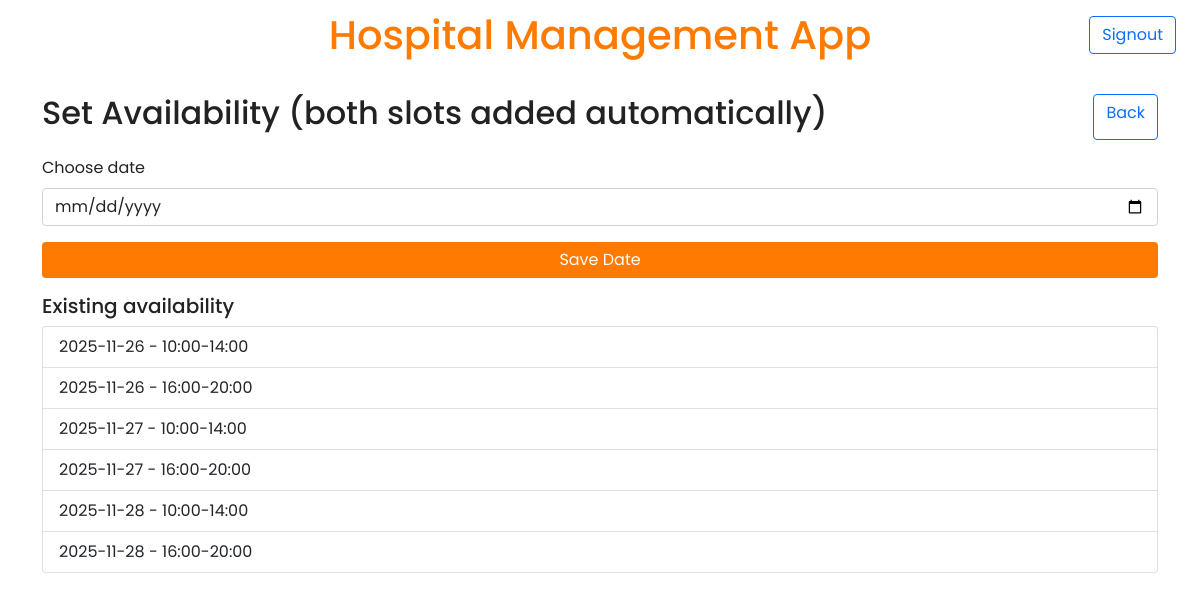
The app's page /doctor/availability (signed in) with its own data.
### backend/models.py (models this page shows)
class DoctorAvailability(db.Model):
  __tablename__ = 'doctor_availability'
  id = db.Column(db.Integer, primary_key=True)
  doctor_id = db.Column(db.Integer, db.ForeignKey('doctors.id', ondelete='CASCADE'), nullable=False)
  available_date = db.Column(db.String, nullable=False)
  available_time = db.Column(db.String, nullable=False)
  note = db.Column(db.Text)
  __table_args__ = (db.UniqueConstraint('doctor_id', 'available_date', 'available_time', name='uix_availability'),)

### backend/controller.py (the view, shortened to what this page needs)
    @app.route('/doctor/availability', methods=['GET', 'POST'])
    def route_show_doctor_availability():
        doctor_id = session.get('doctor_id')
        if not doctor_id:
            return redirect(url_for('route_show_signin'))
        avail = DoctorAvailability.query.filter_by(doctor_id=doctor_id).order_by(DoctorAvailability.available_date).with_entities(DoctorAvailability.available_date, DoctorAvailability.available_time).all()
        return render_template('doctor/availability.html', avail=avail)

### templates/doctor/availability.html (shortened to what this page needs)
{% extends "base.html" %}
{% block main_content %}
<div class="d-flex justify-content-between mb-3">
  <h2>Set Availability (both slots added automatically)</h2>
  <a class="btn btn-outline-primary" href="{{ url_for('route_show_doctor_dashboard') }}">Back</a>
</div>
<form method="post" class="mb-3">
  <div class="mb-3"><label class="form-label">Choose date</label><input name="availability_date" type="date" class="form-control" required></div>
  <div class="d-grid"><button class="btn btn-primary-action" type="submit">Save Date</button></div>
</form>
<h5>Existing availability</h5>
<ul class="list-group">
  {% for a in avail %}
  <li class="list-group-item">{{ a.available_date }} - {{ a.available_time }}</li>
  {% endfor %}
</ul>
{% endblock %}

### static/css/style.css (style rules this page uses)
:root { --primary-orange: #ff7a00; --primary-orange-dark: #e66800; --neutral-muted: #6c757d; --available-green: #d4f7d4; --unavailable-red: #ffd6d6; }
body { background-color: #ffffff; color: #222222; font-family: 'Poppins', sans-serif; }
.btn-primary-action { background-color: var(--primary-orange); color: #ffffff; border: none; }

### records on screen
DoctorAvailability: available_date "2025-11-26", available_time "10:00-14:00"
DoctorAvailability: available_date "2025-11-26", available_time "16:00-20:00"
DoctorAvailability: available_date "2025-11-27", available_time "10:00-14:00"
DoctorAvailability: available_date "2025-11-27", available_time "16:00-20:00"
DoctorAvailability: available_date "2025-11-28", available_time "10:00-14:00"
DoctorAvailability: available_date "2025-11-28", available_time "16:00-20:00"
